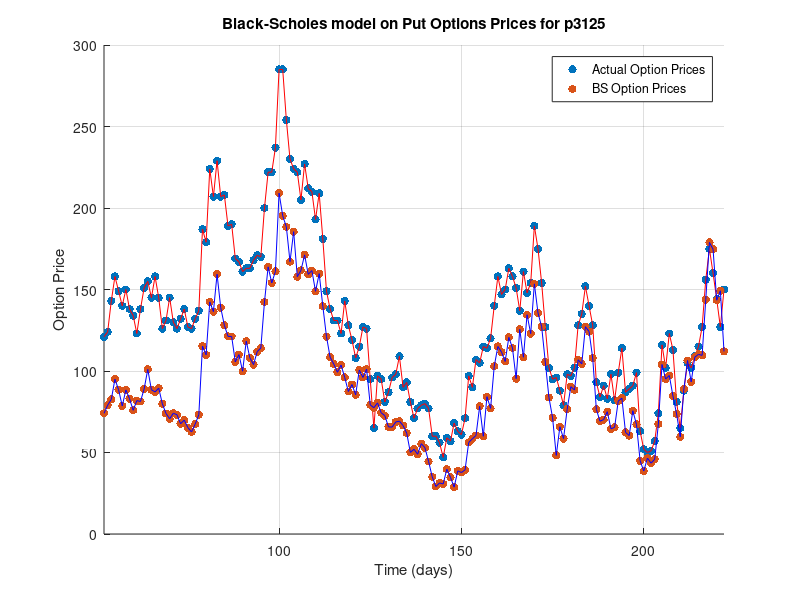

This figure's MATLAB source:
% calculate volatility of stock
p3125 = csvread('./p3125.csv');

Strike = 3125;
Yield = 0.00;
Rate = 0.06;

counter = 1;

T = 11.1 / 12;

call_prices_estimate = [];

for i=52:222
    
    Price = p3125(i,3);
    Value = p3125(i,2);
    Time = T - T*(i / 222);

    ImpliedVolatility = blsimpv(Price,Strike,Rate,Time,Value);
    change_in_price = p3125(counter+1:i,3) - p3125(counter:i-1,3);
    change_in_price = std((change_in_price ./ p3125(counter:i-1,3)));
    
%     Volatility = change_in_price * sqrt((2.6 / 12))
    Volatility = change_in_price * sqrt(252);

    [Call, Put] = blsprice(Price,Strike,Rate,Time,Volatility,Yield);
    call_prices_estimate(end+1) = Put;
    counter = counter + 1;
end

time = 52:1:222;
call_prices = p3125(52:end,2);

h1 = scatter(time,call_prices,'filled','r');
hold on
plot(time,call_prices,'r')
hold on
h3 = scatter(time, call_prices_estimate,'filled','b');
hold on
plot(time, call_prices_estimate,'b')

legend([h1 h3],{'Actual Option Prices','BS Option Prices'}); 
grid on
xlim([52 222])

title('Black-Scholes model on Put Options Prices for p3125')

xlabel('Time (days)') % x-axis label
ylabel('Option Price') % y-axis label

p3_mse = immse(call_prices, call_prices_estimate')
